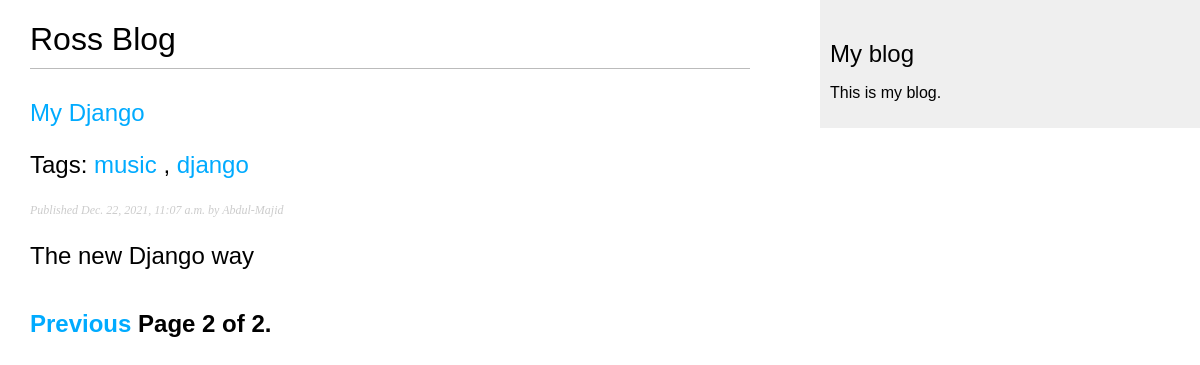
Screenshot of /blog/?page=2 with the database file from the repository.
### blog_app/models.py (models this page shows, shortened)
class Post(models.Model):
    STATUS_CHOICES = (
        ('draft', 'Draft'),
        ('published', 'Published')
    )
    objects = models.Manager()
    published = PublishedManager()
    title = models.CharField(max_length=250)
    slug = models.SlugField(max_length=250, unique_for_date='publish')
    author = models.ForeignKey(
        User, on_delete=models.CASCADE, related_name='blog_posts')
    body = models.TextField()
    updated = models.DateTimeField(auto_now=True)
    publish = models.DateTimeField(default=timezone.now)
    created = models.DateTimeField(auto_now_add=True)
    status = models.CharField(
        max_length=10, choices=STATUS_CHOICES, default='draft')
    tags = TaggableManager()
    def get_absolute_url(self):
        return reverse('blog:post_detail',
                       args=[
                           self.publish.year,
                           self.publish.month,
                           self.publish.day,
                           self.slug
                       ])
    class Meta:
        ordering = ('-publish',)

### blog_app/views.py (the view)
# urls.py: path('', views.post_list, name='post_list'),
def post_list(request, tag_slug=None):
    object_list = Post.published.all()
    tag = None
    if tag_slug:
        tag = get_object_or_404(Tag, slug=tag_slug)
        object_list = object_list.filter(tags__in=[tag])
    paginator = Paginator(object_list, 3)
    page = request.GET.get('page')
    try:
        posts = paginator.page(page)
    except PageNotAnInteger:
        posts = paginator.page(1)
    except EmptyPage:
        posts = paginator.page(paginator.num_pages)
    return render(request,
                  'blog_app/post/list.html',
                  {'page': page,
                   'posts': posts,
                   'tag': tag})

### blog_app/models.py (called while the page is built)
    def get_queryset(self):
        return super(PublishedManager, self).get_queryset().filter(status='published')

### blog_app/templates/blog_app/post/list.html (shortened to what this page needs)
{% extends "blog_app/base.html" %}
{% block content %}
    <h1>Ross Blog </h1>
    {% for post in posts %}
        <h2>
            <a href="{{ post.get_absolute_url }}">
            {{ post.title }}
            </a>
            <p class="tags">
                Tags:
                {% for tag in post.tags.all %}
                    <a href="{% url "blog:post_list_by_tag" tag.slug %}">
                        {{ tag.name }}
                    </a>
                    {% if not forloop.last %}, {% endif %}
                {% endfor %}
            </p>
        <p class="date">
            Published {{ post.publish }} by {{ post.author }}
        </p>
        {{ post.body|truncatewords:30|linebreaks }}
    {% endfor %}
    {% include "blog_app/pagination.html" with page=posts %}
{% endblock %}

### blog_app/static/css/blog.css (style rules this page uses)
body { margin: 0; padding: 0; font-family: helvetica, sans-serif; }
a { color: #00abff; text-decoration: none; }
h1 { font-weight: normal; border-bottom: 1px solid #bbb; padding: 0 0 10px 0; }
h2 { font-weight: normal; margin: 30px 0 0; }
p.date { color: #ccc; font-family: georgia, serif; font-size: 12px; font-style: italic; }

### rows the page displays
Post: title "My Django", publish "Dec. 22, 2021, 11:07 a.m.", author "Abdul-Majid", body "The new Django way"
Tag: name "music"
Tag: name "django"

### other values shown
{{ page.number }} "2"
{{ page.paginator.num_pages }} "2"
